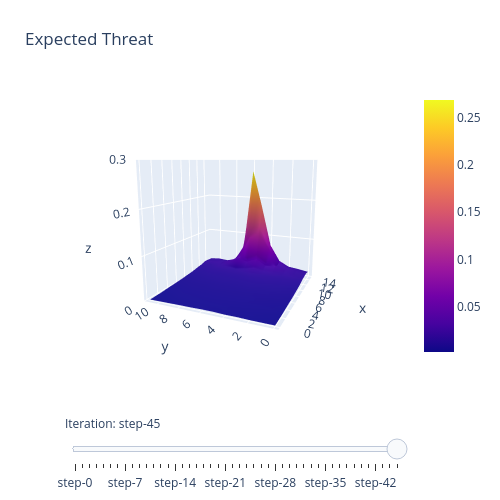

The code cell stored with this chart in its notebook:
### Code cell
import plotly.graph_objects as go

def visualize_surface_plots(xTModel):
    """Visualizes the surface plot of each iteration of the model.

    See https://plot.ly/python/sliders/ and https://karun.in/blog/expected-threat.html#visualizing-xt
    NOTE: y-axis is mirrored in plotly.
    """
    camera = dict(
        up=dict(x=0, y=0, z=1),
        center=dict(x=0, y=0, z=0),
        eye=dict(x=-2.25, y=-1, z=0.5),
    )

    max_z = np.around(xTModel.xT.max() + 0.05, decimals=1)

    layout = go.Layout(
        title="Expected Threat",
        autosize=True,
        width=500,
        height=500,
        margin=dict(l=65, r=50, b=65, t=90),
        scene=dict(
            camera=camera,
            aspectmode="auto",
            xaxis=dict(),
            yaxis=dict(),
            zaxis=dict(autorange=False, range=[0, max_z]),
        ),
    )

    fig = go.Figure(layout=layout)

    for i in xTModel.heatmaps:
        fig.add_trace(go.Surface(z=i))

    # Make last trace visible
    for i in range(len(fig.data) - 1):
        fig.data[i].visible = False
    fig.data[len(fig.data) - 1].visible = True

    # Create and add slider
    steps = []
    for i in range(len(fig.data)):
        step = dict(method="restyle", args=["visible", [False] * len(fig.data)])
        step["args"][1][i] = True  # Toggle i'th trace to "visible"
        steps.append(step)

    sliders = [
        dict(
            active=(len(fig.data) - 1),
            currentvalue={"prefix": "Iteration: "},
            pad={"t": 50},
            steps=steps,
        )
    ]

    fig.update_layout(sliders=sliders)
    fig.show()
    
visualize_surface_plots(xTModel)

### Figure 1 — Plotly figure (JSON) as saved in the notebook; plotly's stock layout.template omitted (floating-point values rounded to 4 significant figures; data arrays with more than 128 entries replaced by an {"elided": "..."} marker saying what was removed)
{"data": [{"type": "surface", "visible": false, "z": {"elided": "12x16 float values"}}, {"type": "surface", "visible": false, "z": {"elided": "12x16 float values"}}, {"type": "surface", "visible": false, "z": {"elided": "12x16 float values"}}, {"type": "surface", "visible": false, "z": {"elided": "12x16 float values"}}, {"type": "surface", "visible": false, "z": {"elided": "12x16 float values"}}, {"type": "surface", "visible": false, "z": {"elided": "12x16 float values"}}, {"type": "surface", "visible": false, "z": {"elided": "12x16 float values"}}, {"type": "surface", "visible": false, "z": {"elided": "12x16 float values"}}, {"type": "surface", "visible": false, "z": {"elided": "12x16 float values"}}, {"type": "surface", "visible": false, "z": {"elided": "12x16 float values"}}, {"type": "surface", "visible": false, "z": {"elided": "12x16 float values"}}, {"type": "surface", "visible": false, "z": {"elided": "12x16 float values"}}, {"type": "surface", "visible": false, "z": {"elided": "12x16 float values"}}, {"type": "surface", "visible": false, "z": {"elided": "12x16 float values"}}, {"type": "surface", "visible": false, "z": {"elided": "12x16 float values"}}, {"type": "surface", "visible": false, "z": {"elided": "12x16 float values"}}, {"type": "surface", "visible": false, "z": {"elided": "12x16 float values"}}, {"type": "surface", "visible": false, "z": {"elided": "12x16 float values"}}, {"type": "surface", "visible": false, "z": {"elided": "12x16 float values"}}, {"type": "surface", "visible": false, "z": {"elided": "12x16 float values"}}, {"type": "surface", "visible": false, "z": {"elided": "12x16 float values"}}, {"type": "surface", "visible": false, "z": {"elided": "12x16 float values"}}, {"type": "surface", "visible": false, "z": {"elided": "12x16 float values"}}, {"type": "surface", "visible": false, "z": {"elided": "12x16 float values"}}, {"type": "surface", "visible": false, "z": {"elided": "12x16 float values"}}, {"type": "surface", "visible": false, "z": {"elided": "12x16 float values"}}, {"type": "surface", "visible": false, "z": {"elided": "12x16 float values"}}, {"type": "surface", "visible": false, "z": {"elided": "12x16 float values"}}, {"type": "surface", "visible": false, "z": {"elided": "12x16 float values"}}, {"type": "surface", "visible": false, "z": {"elided": "12x16 float values"}}, {"type": "surface", "visible": false, "z": {"elided": "12x16 float values"}}, {"type": "surface", "visible": false, "z": {"elided": "12x16 float values"}}, {"type": "surface", "visible": false, "z": {"elided": "12x16 float values"}}, {"type": "surface", "visible": false, "z": {"elided": "12x16 float values"}}, {"type": "surface", "visible": false, "z": {"elided": "12x16 float values"}}, {"type": "surface", "visible": false, "z": {"elided": "12x16 float values"}}, {"type": "surface", "visible": false, "z": {"elided": "12x16 float values"}}, {"type": "surface", "visible": false, "z": {"elided": "12x16 float values"}}, {"type": "surface", "visible": false, "z": {"elided": "12x16 float values"}}, {"type": "surface", "visible": false, "z": {"elided": "12x16 float values"}}, {"type": "surface", "visible": false, "z": {"elided": "12x16 float values"}}, {"type": "surface", "visible": false, "z": {"elided": "12x16 float values"}}, {"type": "surface", "visible": false, "z": {"elided": "12x16 float values"}}, {"type": "surface", "visible": false, "z": {"elided": "12x16 float values"}}, {"type": "surface", "visible": false, "z": {"elided": "12x16 float values"}}, {"type": "surface", "visible": true, "z": {"elided": "12x16 float values"}}], "layout": {"autosize": true, "height": 500, "margin": {"b": 65, "l": 65, "r": 50, "t": 90}, "scene": {"aspectmode": "auto", "camera": {"center": {"x": 0, "y": 0, "z": 0}, "eye": {"x": -2.25, "y": -1, "z": 0.5}, "up": {"x": 0, "y": 0, "z": 1}}, "zaxis": {"autorange": false, "range": [0, 0.3]}}, "sliders": [{"active": 45, "currentvalue": {"prefix": "Iteration: "}, "pad": {"t": 50}, "steps": [{"args": ["visible", [true, false, false, false, false, false, false, false, false, false, false, false, false, false, false, false, false, false, false, false, false, false, false, false, false, false, false, false, false, false, false, false, false, false, false, false, false, false, false, false, false, false, false, false, false, false]], "method": "restyle"}, {"args": ["visible", [false, true, false, false, false, false, false, false, false, false, false, false, false, false, false, false, false, false, false, false, false, false, false, false, false, false, false, false, false, false, false, false, false, false, false, false, false, false, false, false, false, false, false, false, false, false]], "method": "restyle"}, {"args": ["visible", [false, false, true, false, false, false, false, false, false, false, false, false, false, false, false, false, false, false, false, false, false, false, false, false, false, false, false, false, false, false, false, false, false, false, false, false, false, false, false, false, false, false, false, false, false, false]], "method": "restyle"}, {"args": ["visible", [false, false, false, true, false, false, false, false, false, false, false, false, false, false, false, false, false, false, false, false, false, false, false, false, false, false, false, false, false, false, false, false, false, false, false, false, false, false, false, false, false, false, false, false, false, false]], "method": "restyle"}, {"args": ["visible", [false, false, false, false, true, false, false, false, false, false, false, false, false, false, false, false, false, false, false, false, false, false, false, false, false, false, false, false, false, false, false, false, false, false, false, false, false, false, false, false, false, false, false, false, false, false]], "method": "restyle"}, {"args": ["visible", [false, false, false, false, false, true, false, false, false, false, false, false, false, false, false, false, false, false, false, false, false, false, false, false, false, false, false, false, false, false, false, false, false, false, false, false, false, false, false, false, false, false, false, false, false, false]], "method": "restyle"}, {"args": ["visible", [false, false, false, false, false, false, true, false, false, false, false, false, false, false, false, false, false, false, false, false, false, false, false, false, false, false, false, false, false, false, false, false, false, false, false, false, false, false, false, false, false, false, false, false, false, false]], "method": "restyle"}, {"args": ["visible", [false, false, false, false, false, false, false, true, false, false, false, false, false, false, false, false, false, false, false, false, false, false, false, false, false, false, false, false, false, false, false, false, false, false, false, false, false, false, false, false, false, false, false, false, false, false]], "method": "restyle"}, {"args": ["visible", [false, false, false, false, false, false, false, false, true, false, false, false, false, false, false, false, false, false, false, false, false, false, false, false, false, false, false, false, false, false, false, false, false, false, false, false, false, false, false, false, false, false, false, false, false, false]], "method": "restyle"}, {"args": ["visible", [false, false, false, false, false, false, false, false, false, true, false, false, false, false, false, false, false, false, false, false, false, false, false, false, false, false, false, false, false, false, false, false, false, false, false, false, false, false, false, false, false, false, false, false, false, false]], "method": "restyle"}, {"args": ["visible", [false, false, false, false, false, false, false, false, false, false, true, false, false, false, false, false, false, false, false, false, false, false, false, false, false, false, false, false, false, false, false, false, false, false, false, false, false, false, false, false, false, false, false, false, false, false]], "method": "restyle"}, {"args": ["visible", [false, false, false, false, false, false, false, false, false, false, false, true, false, false, false, false, false, false, false, false, false, false, false, false, false, false, false, false, false, false, false, false, false, false, false, false, false, false, false, false, false, false, false, false, false, false]], "method": "restyle"}, {"args": ["visible", [false, false, false, false, false, false, false, false, false, false, false, false, true, false, false, false, false, false, false, false, false, false, false, false, false, false, false, false, false, false, false, false, false, false, false, false, false, false, false, false, false, false, false, false, false, false]], "method": "restyle"}, {"args": ["visible", [false, false, false, false, false, false, false, false, false, false, false, false, false, true, false, false, false, false, false, false, false, false, false, false, false, false, false, false, false, false, false, false, false, false, false, false, false, false, false, false, false, false, false, false, false, false]], "method": "restyle"}, {"args": ["visible", [false, false, false, false, false, false, false, false, false, false, false, false, false, false, true, false, false, false, false, false, false, false, false, false, false, false, false, false, false, false, false, false, false, false, false, false, false, false, false, false, false, false, false, false, false, false]], "method": "restyle"}, {"args": ["visible", [false, false, false, false, false, false, false, false, false, false, false, false, false, false, false, true, false, false, false, false, false, false, false, false, false, false, false, false, false, false, false, false, false, false, false, false, false, false, false, false, false, false, false, false, false, false]], "method": "restyle"}, {"args": ["visible", [false, false, false, false, false, false, false, false, false, false, false, false, false, false, false, false, true, false, false, false, false, false, false, false, false, false, false, false, false, false, false, false, false, false, false, false, false, false, false, false, false, false, false, false, false, false]], "method": "restyle"}, {"args": ["visible", [false, false, false, false, false, false, false, false, false, false, false, false, false, false, false, false, false, true, false, false, false, false, false, false, false, false, false, false, false, false, false, false, false, false, false, false, false, false, false, false, false, false, false, false, false, false]], "method": "restyle"}, {"args": ["visible", [false, false, false, false, false, false, false, false, false, false, false, false, false, false, false, false, false, false, true, false, false, false, false, false, false, false, false, false, false, false, false, false, false, false, false, false, false, false, false, false, false, false, false, false, false, false]], "method": "restyle"}, {"args": ["visible", [false, false, false, false, false, false, false, false, false, false, false, false, false, false, false, false, false, false, false, true, false, false, false, false, false, false, false, false, false, false, false, false, false, false, false, false, false, false, false, false, false, false, false, false, false, false]], "method": "restyle"}, {"args": ["visible", [false, false, false, false, false, false, false, false, false, false, false, false, false, false, false, false, false, false, false, false, true, false, false, false, false, false, false, false, false, false, false, false, false, false, false, false, false, false, false, false, false, false, false, false, false, false]], "method": "restyle"}, {"args": ["visible", [false, false, false, false, false, false, false, false, false, false, false, false, false, false, false, false, false, false, false, false, false, true, false, false, false, false, false, false, false, false, false, false, false, false, false, false, false, false, false, false, false, false, false, false, false, false]], "method": "restyle"}, {"args": ["visible", [false, false, false, false, false, false, false, false, false, false, false, false, false, false, false, false, false, false, false, false, false, false, true, false, false, false, false, false, false, false, false, false, false, false, false, false, false, false, false, false, false, false, false, false, false, false]], "method": "restyle"}, {"args": ["visible", [false, false, false, false, false, false, false, false, false, false, false, false, false, false, false, false, false, false, false, false, false, false, false, true, false, false, false, false, false, false, false, false, false, false, false, false, false, false, false, false, false, false, false, false, false, false]], "method": "restyle"}, {"args": ["visible", [false, false, false, false, false, false, false, false, false, false, false, false, false, false, false, false, false, false, false, false, false, false, false, false, true, false, false, false, false, false, false, false, false, false, false, false, false, false, false, false, false, false, false, false, false, false]], "method": "restyle"}, {"args": ["visible", [false, false, false, false, false, false, false, false, false, false, false, false, false, false, false, false, false, false, false, false, false, false, false, false, false, true, false, false, false, false, false, false, false, false, false, false, false, false, false, false, false, false, false, false, false, false]], "method": "restyle"}, {"args": ["visible", [false, false, false, false, false, false, false, false, false, false, false, false, false, false, false, false, false, false, false, false, false, false, false, false, false, false, true, false, false, false, false, false, false, false, false, false, false, false, false, false, false, false, false, false, false, false]], "method": "restyle"}, {"args": ["visible", [false, false, false, false, false, false, false, false, false, false, false, false, false, false, false, false, false, false, false, false, false, false, false, false, false, false, false, true, false, false, false, false, false, false, false, false, false, false, false, false, false, false, false, false, false, false]], "method": "restyle"}, {"args": ["visible", [false, false, false, false, false, false, false, false, false, false, false, false, false, false, false, false, false, false, false, false, false, false, false, false, false, false, false, false, true, false, false, false, false, false, false, false, false, false, false, false, false, false, false, false, false, false]], "method": "restyle"}, {"args": ["visible", [false, false, false, false, false, false, false, false, false, false, false, false, false, false, false, false, false, false, false, false, false, false, false, false, false, false, false, false, false, true, false, false, false, false, false, false, false, false, false, false, false, false, false, false, false, false]], "method": "restyle"}, {"args": ["visible", [false, false, false, false, false, false, false, false, false, false, false, false, false, false, false, false, false, false, false, false, false, false, false, false, false, false, false, false, false, false, true, false, false, false, false, false, false, false, false, false, false, false, false, false, false, false]], "method": "restyle"}, {"args": ["visible", [false, false, false, false, false, false, false, false, false, false, false, false, false, false, false, false, false, false, false, false, false, false, false, false, false, false, false, false, false, false, false, true, false, false, false, false, false, false, false, false, false, false, false, false, false, false]], "method": "restyle"}, {"args": ["visible", [false, false, false, false, false, false, false, false, false, false, false, false, false, false, false, false, false, false, false, false, false, false, false, false, false, false, false, false, false, false, false, false, true, false, false, false, false, false, false, false, false, false, false, false, false, false]], "method": "restyle"}, {"args": ["visible", [false, false, false, false, false, false, false, false, false, false, false, false, false, false, false, false, false, false, false, false, false, false, false, false, false, false, false, false, false, false, false, false, false, true, false, false, false, false, false, false, false, false, false, false, false, false]], "method": "restyle"}, {"args": ["visible", [false, false, false, false, false, false, false, false, false, false, false, false, false, false, false, false, false, false, false, false, false, false, false, false, false, false, false, false, false, false, false, false, false, false, true, false, false, false, false, false, false, false, false, false, false, false]], "method": "restyle"}, {"args": ["visible", [false, false, false, false, false, false, false, false, false, false, false, false, false, false, false, false, false, false, false, false, false, false, false, false, false, false, false, false, false, false, false, false, false, false, false, true, false, false, false, false, false, false, false, false, false, false]], "method": "restyle"}, {"args": ["visible", [false, false, false, false, false, false, false, false, false, false, false, false, false, false, false, false, false, false, false, false, false, false, false, false, false, false, false, false, false, false, false, false, false, false, false, false, true, false, false, false, false, false, false, false, false, false]], "method": "restyle"}, {"args": ["visible", [false, false, false, false, false, false, false, false, false, false, false, false, false, false, false, false, false, false, false, false, false, false, false, false, false, false, false, false, false, false, false, false, false, false, false, false, false, true, false, false, false, false, false, false, false, false]], "method": "restyle"}, {"args": ["visible", [false, false, false, false, false, false, false, false, false, false, false, false, false, false, false, false, false, false, false, false, false, false, false, false, false, false, false, false, false, false, false, false, false, false, false, false, false, false, true, false, false, false, false, false, false, false]], "method": "restyle"}, {"args": ["visible", [false, false, false, false, false, false, false, false, false, false, false, false, false, false, false, false, false, false, false, false, false, false, false, false, false, false, false, false, false, false, false, false, false, false, false, false, false, false, false, true, false, false, false, false, false, false]], "method": "restyle"}, {"args": ["visible", [false, false, false, false, false, false, false, false, false, false, false, false, false, false, false, false, false, false, false, false, false, false, false, false, false, false, false, false, false, false, false, false, false, false, false, false, false, false, false, false, true, false, false, false, false, false]], "method": "restyle"}, {"args": ["visible", [false, false, false, false, false, false, false, false, false, false, false, false, false, false, false, false, false, false, false, false, false, false, false, false, false, false, false, false, false, false, false, false, false, false, false, false, false, false, false, false, false, true, false, false, false, false]], "method": "restyle"}, {"args": ["visible", [false, false, false, false, false, false, false, false, false, false, false, false, false, false, false, false, false, false, false, false, false, false, false, false, false, false, false, false, false, false, false, false, false, false, false, false, false, false, false, false, false, false, true, false, false, false]], "method": "restyle"}, {"args": ["visible", [false, false, false, false, false, false, false, false, false, false, false, false, false, false, false, false, false, false, false, false, false, false, false, false, false, false, false, false, false, false, false, false, false, false, false, false, false, false, false, false, false, false, false, true, false, false]], "method": "restyle"}, {"args": ["visible", [false, false, false, false, false, false, false, false, false, false, false, false, false, false, false, false, false, false, false, false, false, false, false, false, false, false, false, false, false, false, false, false, false, false, false, false, false, false, false, false, false, false, false, false, true, false]], "method": "restyle"}, {"args": ["visible", [false, false, false, false, false, false, false, false, false, false, false, false, false, false, false, false, false, false, false, false, false, false, false, false, false, false, false, false, false, false, false, false, false, false, false, false, false, false, false, false, false, false, false, false, false, true]], "method": "restyle"}]}], "title": {"text": "Expected Threat"}, "width": 500}}
